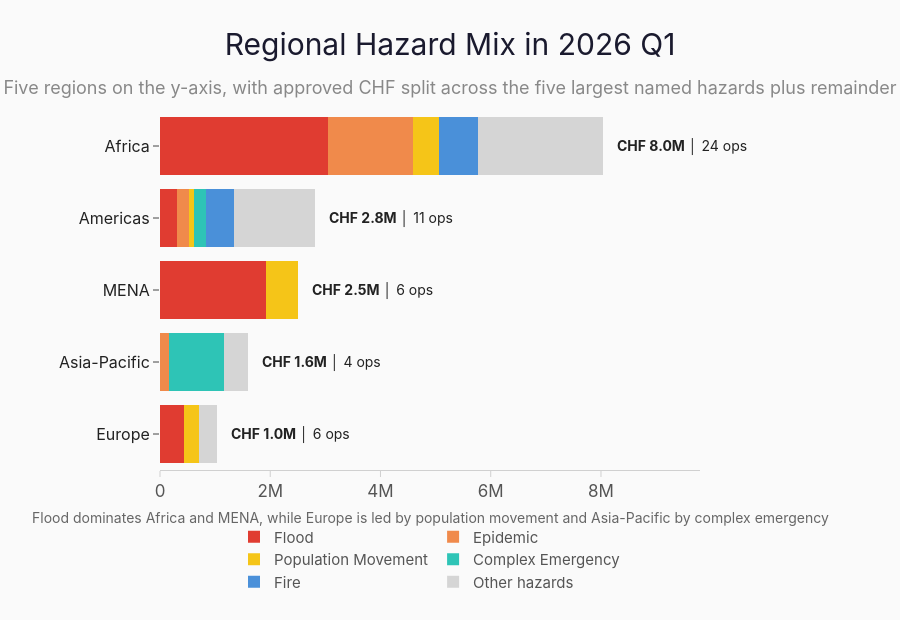

The cell this chart's notebook holds for it:
### Markdown cell above
## Slide 8

The ranked hazard figure is a strong fit for PowerPoint. This version uses a stacked horizontal bar so the regional composition remains attached to each hazard instead of being pushed into bullet text.

### Code cell
# Slide 8: Regional Hazard Mix in 2026 Q1
slide8 = q1_2026[q1_2026['region'].isin(['Africa', 'Americas', 'Asia-Pacific', 'Europe', 'MENA'])].copy()
hazard_totals = (
    slide8[slide8['disaster_definition'] != 'Other']
    .groupby('disaster_definition', as_index=False)
    .agg(total_chf=('total_approved_chf', 'sum'))
    .sort_values('total_chf', ascending=False)
)
focus_hazards = hazard_totals.head(5)['disaster_definition'].tolist()
hazard_order = focus_hazards + ['Other hazards']
hazard_colors = {
    'Flood': IFRC_RED,
    'Epidemic': '#F08A4B',
    'Population Movement': '#F5C518',
    'Complex Emergency': TEAL,
    'Fire': '#4A90D9',
    'Other hazards': '#D5D5D5',
}

slide8['hazard_group'] = np.where(
    slide8['disaster_definition'].isin(focus_hazards),
    slide8['disaster_definition'],
    'Other hazards',
)

region_hazard = (
    slide8.groupby(['region', 'hazard_group'], as_index=False)
    .agg(total_chf=('total_approved_chf', 'sum'))
)
hazard_matrix = (
    region_hazard.pivot(index='region', columns='hazard_group', values='total_chf')
    .reindex(columns=hazard_order, fill_value=0)
    .fillna(0)
)
region_totals = (
    slide8.groupby('region', as_index=False)
    .agg(total_chf=('total_approved_chf', 'sum'), ops=('appeal_id', 'nunique'))
    .sort_values('total_chf', ascending=False)
)
region_order = region_totals['region'].tolist()
hazard_matrix = hazard_matrix.reindex(index=region_order, fill_value=0)

fig = go.Figure()
for hazard in hazard_order:
    values = hazard_matrix[hazard]
    fig.add_trace(
        go.Bar(
            x=values,
            y=hazard_matrix.index,
            orientation='h',
            name=hazard,
            marker_color=hazard_colors[hazard],
            marker_line_width=0,
            hovertemplate=f'{hazard}<br>%{{y}}: CHF %{{x:,.0f}}<extra></extra>',
        )
    )

for row in region_totals.itertuples(index=False):
    fig.add_annotation(
        x=row.total_chf,
        y=row.region,
        text=f'<b>{human_chf(row.total_chf)}</b> │ {row.ops} ops',
        showarrow=False,
        xanchor='left',
        xshift=12,
        font={'size': 14, 'color': INK, 'family': FLR_FONT},
    )

fig.add_annotation(
    x=0.5,
    y=-0.16,
    xref='paper',
    yref='paper',
    text='Flood dominates Africa and MENA, while Europe is led by population movement and Asia-Pacific by complex emergency',
    showarrow=False,
    font={'size': 14, 'color': '#666666', 'family': FLR_FONT},
)

fig.update_layout(
    barmode='stack',
    **flr_layout(
        'Regional Hazard Mix in 2026 Q1',
        subtitle='Five regions on the y-axis, with approved CHF split across the five largest named hazards plus remainder',
        height=620,
        margin_l=160,
        margin_r=200,
        margin_t=110,
        margin_b=150,
    ),
    legend=flr_legend(y=-0.14),
    legend_traceorder='normal',
)
fig.update_xaxes(
    **flr_xaxis('', range=[0, region_totals['total_chf'].max() * 1.22]),
)
fig.update_yaxes(
    **flr_yaxis('', showgrid=False, categoryorder='array', categoryarray=region_order[::-1], tickfont={'size': 16, 'color': INK, 'family': FLR_FONT}),
)

save_figure(fig, 'slide_08_top_hazards_ranked', width=1500, height=760)
fig

### Figure 1 — Plotly figure (JSON) as saved in the notebook; plotly's stock layout.template omitted (floating-point values rounded to 4 significant figures)
{"data": [{"hovertemplate": "Flood<br>%{y}: CHF %{x:,.0f}<extra></extra>", "marker": {"color": "#E03C31", "line": {"width": 0}}, "name": "Flood", "orientation": "h", "type": "bar", "x": [3056000.0, 313900.0, 1925000.0, 0.0, 436800.0], "y": ["Africa", "Americas", "MENA", "Asia-Pacific", "Europe"]}, {"hovertemplate": "Epidemic<br>%{y}: CHF %{x:,.0f}<extra></extra>", "marker": {"color": "#F08A4B", "line": {"width": 0}}, "name": "Epidemic", "orientation": "h", "type": "bar", "x": [1539000.0, 210000.0, 0.0, 161000.0, 0.0], "y": ["Africa", "Americas", "MENA", "Asia-Pacific", "Europe"]}, {"hovertemplate": "Population Movement<br>%{y}: CHF %{x:,.0f}<extra></extra>", "marker": {"color": "#F5C518", "line": {"width": 0}}, "name": "Population Movement", "orientation": "h", "type": "bar", "x": [462900.0, 90800.0, 572900.0, 0.0, 261600.0], "y": ["Africa", "Americas", "MENA", "Asia-Pacific", "Europe"]}, {"hovertemplate": "Complex Emergency<br>%{y}: CHF %{x:,.0f}<extra></extra>", "marker": {"color": "#2EC4B6", "line": {"width": 0}}, "name": "Complex Emergency", "orientation": "h", "type": "bar", "x": [0.0, 225000.0, 0.0, 1000000.0, 0.0], "y": ["Africa", "Americas", "MENA", "Asia-Pacific", "Europe"]}, {"hovertemplate": "Fire<br>%{y}: CHF %{x:,.0f}<extra></extra>", "marker": {"color": "#4A90D9", "line": {"width": 0}}, "name": "Fire", "orientation": "h", "type": "bar", "x": [706200.0, 499700.0, 0.0, 0.0, 0.0], "y": ["Africa", "Americas", "MENA", "Asia-Pacific", "Europe"]}, {"hovertemplate": "Other hazards<br>%{y}: CHF %{x:,.0f}<extra></extra>", "marker": {"color": "#D5D5D5", "line": {"width": 0}}, "name": "Other hazards", "orientation": "h", "type": "bar", "x": [2266000.0, 1464000.0, 0.0, 429400.0, 342400.0], "y": ["Africa", "Americas", "MENA", "Asia-Pacific", "Europe"]}], "layout": {"annotations": [{"font": {"color": "#222222", "family": "Inter, Segoe UI, Helvetica Neue, Arial, sans-serif", "size": 14}, "showarrow": false, "text": "<b>CHF 8.0M</b> │ 24 ops", "x": 8030071, "xanchor": "left", "xshift": 12, "y": "Africa"}, {"font": {"color": "#222222", "family": "Inter, Segoe UI, Helvetica Neue, Arial, sans-serif", "size": 14}, "showarrow": false, "text": "<b>CHF 2.8M</b> │ 11 ops", "x": 2803219, "xanchor": "left", "xshift": 12, "y": "Americas"}, {"font": {"color": "#222222", "family": "Inter, Segoe UI, Helvetica Neue, Arial, sans-serif", "size": 14}, "showarrow": false, "text": "<b>CHF 2.5M</b> │ 6 ops", "x": 2498084, "xanchor": "left", "xshift": 12, "y": "MENA"}, {"font": {"color": "#222222", "family": "Inter, Segoe UI, Helvetica Neue, Arial, sans-serif", "size": 14}, "showarrow": false, "text": "<b>CHF 1.6M</b> │ 4 ops", "x": 1590428, "xanchor": "left", "xshift": 12, "y": "Asia-Pacific"}, {"font": {"color": "#222222", "family": "Inter, Segoe UI, Helvetica Neue, Arial, sans-serif", "size": 14}, "showarrow": false, "text": "<b>CHF 1.0M</b> │ 6 ops", "x": 1040801, "xanchor": "left", "xshift": 12, "y": "Europe"}, {"font": {"color": "#666666", "family": "Inter, Segoe UI, Helvetica Neue, Arial, sans-serif", "size": 14}, "showarrow": false, "text": "Flood dominates Africa and MENA, while Europe is led by population movement and Asia-Pacific by complex emergency", "x": 0.5, "xref": "paper", "y": -0.16, "yref": "paper"}], "barmode": "stack", "font": {"color": "#444444", "family": "Inter, Segoe UI, Helvetica Neue, Arial, sans-serif", "size": 15}, "height": 620, "hoverlabel": {"bgcolor": "white", "bordercolor": "#ddd", "font": {"family": "Inter, Segoe UI, Helvetica Neue, Arial, sans-serif", "size": 14}}, "legend": {"bgcolor": "rgba(0,0,0,0)", "borderwidth": 0, "font": {"color": "#555555", "family": "Inter, Segoe UI, Helvetica Neue, Arial, sans-serif", "size": 15}, "itemsizing": "constant", "orientation": "h", "traceorder": "normal", "x": 0.5, "xanchor": "center", "y": -0.14, "yanchor": "top"}, "margin": {"b": 150, "l": 160, "r": 200, "t": 110}, "paper_bgcolor": "#fafafa", "plot_bgcolor": "#fafafa", "title": {"font": {"color": "#1a1a2e", "family": "Inter, Segoe UI Semibold, Inter, Segoe UI, Helvetica Neue, Arial, sans-serif", "size": 30}, "pad": {"b": 18}, "text": "Regional Hazard Mix in 2026 Q1<br><span style=\"font-size:18px;color:#888;\">Five regions on the y-axis, with approved CHF split across the five largest named hazards plus remainder</span>", "x": 0.5, "xanchor": "center"}, "xaxis": {"automargin": true, "linecolor": "#d0d0d0", "linewidth": 1, "range": [0, 9797000.0], "showgrid": false, "showline": true, "tickcolor": "#d0d0d0", "tickfont": {"color": "#555555", "family": "Inter, Segoe UI, Helvetica Neue, Arial, sans-serif", "size": 17}, "ticklen": 6, "ticks": "outside", "tickwidth": 1, "title": {"font": {"color": "#333333", "family": "Inter, Segoe UI, Helvetica Neue, Arial, sans-serif", "size": 20}, "standoff": 16, "text": ""}, "zeroline": false}, "yaxis": {"automargin": true, "categoryarray": ["Europe", "Asia-Pacific", "MENA", "Americas", "Africa"], "categoryorder": "array", "gridcolor": "#e8e8e8", "gridwidth": 0.7, "showgrid": false, "showline": false, "tickfont": {"color": "#222222", "family": "Inter, Segoe UI, Helvetica Neue, Arial, sans-serif", "size": 16}, "ticklen": 6, "ticks": "outside", "tickwidth": 1, "title": {"font": {"color": "#333333", "family": "Inter, Segoe UI, Helvetica Neue, Arial, sans-serif", "size": 20}, "standoff": 16, "text": ""}, "zeroline": false}}}
